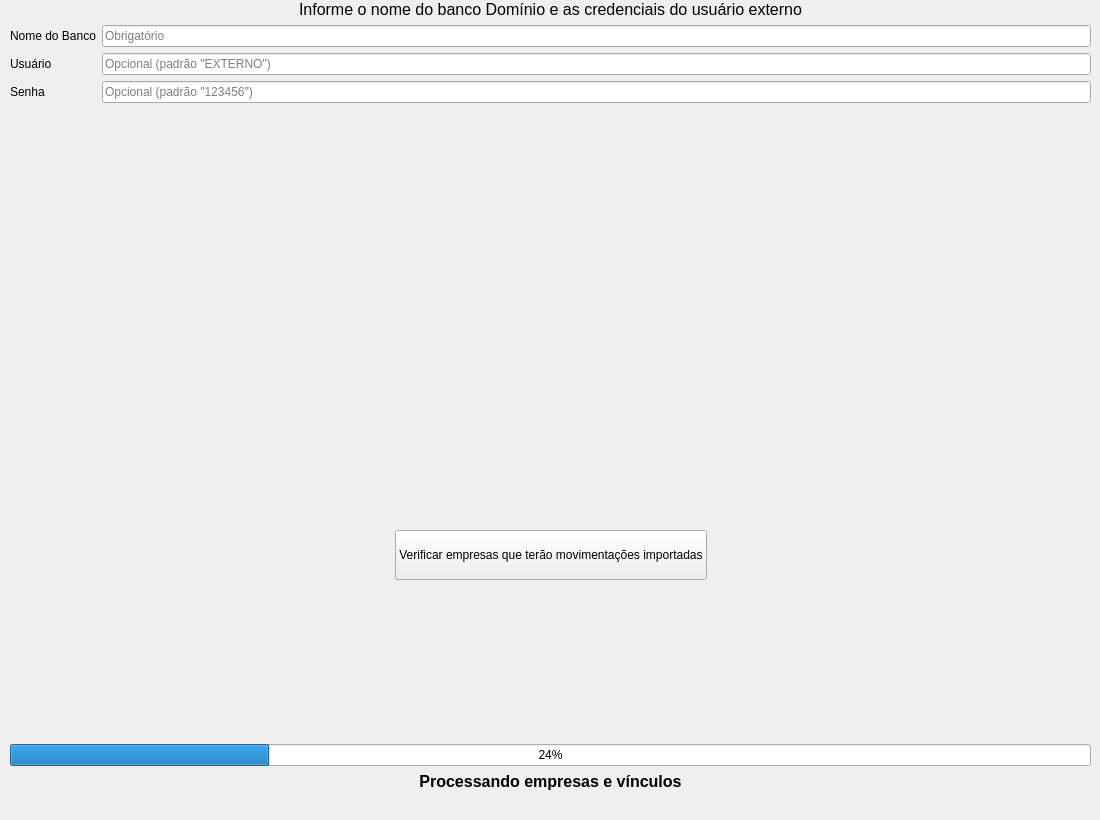
        <widget class="QWidget" name="tab">
         <attribute name="title">
          <string>Conexão com empresas Domínio</string>
         </attribute>
         <widget class="QWidget" name="layoutWidget_8">
          <property name="geometry">
           <rect>
            <x>10</x>
            <y>0</y>
            <width>1081</width>
            <height>491</height>
           </rect>
          </property>
          <layout class="QFormLayout" name="box_input_information_14">
           <item row="0" column="0" colspan="2">
            <widget class="QLabel" name="label__title_14">
             <property name="font">
              <font>
               <pointsize>12</pointsize>
              </font>
             </property>
             <property name="text">
              <string>Informe o nome do banco Domínio e as credenciais do usuário externo</string>
             </property>
             <property name="alignment">
              <set>Qt::AlignCenter</set>
             </property>
            </widget>
           </item>
           <item row="2" column="0">
            <widget class="QLabel" name="label__database_name_14">
             <property name="text">
              <string>Nome do Banco</string>
             </property>
            </widget>
           </item>
           <item row="2" column="1">
            <widget class="QLineEdit" name="textboxBancoDominio">
             <property name="placeholderText">
              <string>Obrigatório</string>
             </property>
            </widget>
           </item>
           <item row="4" column="0">
            <widget class="QLabel" name="label__username_folhamatic_14">
             <property name="text">
              <string>Usuário</string>
             </property>
            </widget>
           </item>
           <item row="4" column="1">
            <widget class="QLineEdit" name="textboxUsuarioExterno">
             <property name="placeholderText">
              <string>Opcional (padrão &quot;EXTERNO&quot;)</string>
             </property>
            </widget>
           </item>
           <item row="5" column="0">
            <widget class="QLabel" name="label__password_folhamatic_14">
             <property name="text">
              <string>Senha</string>
             </property>
            </widget>
           </item>
           <item row="5" column="1">
            <widget class="QLineEdit" name="textboxSenhaExterno">
             <property name="placeholderText">
              <string>Opcional (padrão &quot;123456&quot;)</string>
             </property>
            </widget>
           </item>
           <item row="15" column="1">
            <layout class="QHBoxLayout" name="horizontalLayout_43"/>
           </item>
           <item row="20" column="0">
            <spacer name="horizontalSpacer_47">
             <property name="orientation">
              <enum>Qt::Horizontal</enum>
             </property>
             <property name="sizeHint" stdset="0">
              <size>
               <width>40</width>
               <height>30</height>
              </size>
             </property>
            </spacer>
           </item>
           <item row="30" column="1">
            <layout class="QHBoxLayout" name="horizontalLayout_44"/>
           </item>
          </layout>
         </widget>
         <widget class="QWidget" name="layoutWidget_17">
          <property name="geometry">
           <rect>
            <x>10</x>
            <y>520</y>
            <width>1081</width>
            <height>291</height>
           </rect>
          </property>
          <layout class="QVBoxLayout" name="box__action_progress_15" stretch="0,0,0,0,0">
           <property name="sizeConstraint">
            <enum>QLayout::SetMaximumSize</enum>
           </property>
           <property name="topMargin">
            <number>10</number>
           </property>
           <item>
            <layout class="QHBoxLayout" name="horizontalLayout_46">
             <item>
              <spacer name="horizontalSpacer_50">
               <property name="orientation">
                <enum>Qt::Horizontal</enum>
               </property>
               <property name="sizeHint" stdset="0">
                <size>
                 <width>40</width>
                 <height>20</height>
                </size>
               </property>
              </spacer>
             </item>
             <item>
              <widget class="QPushButton" name="buttonRelacionaEmpresas">
               <property name="enabled">
                <bool>true</bool>
               </property>
               <property name="sizePolicy">
                <sizepolicy hsizetype="Fixed" vsizetype="Minimum">
                 <horstretch>0</horstretch>
                 <verstretch>0</verstretch>
                </sizepolicy>
               </property>
               <property name="minimumSize">
                <size>
                 <width>300</width>
                 <height>50</height>
                </size>
               </property>
               <property name="maximumSize">
                <size>
                 <width>16777215</width>
                 <height>16777215</height>
                </size>
               </property>
               <property name="text">
                <string>Verificar empresas que terão movimentações importadas</string>
               </property>
              </widget>
             </item>
             <item>
              <spacer name="horizontalSpacer_51">
               <property name="orientation">
                <enum>Qt::Horizontal</enum>
               </property>
               <property name="sizeHint" stdset="0">
                <size>
                 <width>40</width>
                 <height>20</height>
                </size>
               </property>
              </spacer>
             </item>
            </layout>
           </item>
           <item>
            <spacer name="verticalSpacer_28">
             <property name="orientation">
              <enum>Qt::Vertical</enum>
             </property>
             <property name="sizeType">
              <enum>QSizePolicy::Expanding</enum>
             </property>
             <property name="sizeHint" stdset="0">
              <size>
               <width>10</width>
               <height>20</height>
              </size>
             </property>
            </spacer>
           </item>
           <item>
            <widget class="QProgressBar" name="progressbar__VI">
             <property name="sizePolicy">
              <sizepolicy hsizetype="Minimum" vsizetype="Fixed">
               <horstretch>0</horstretch>
               <verstretch>0</verstretch>
              </sizepolicy>
             </property>
             <property name="value">
              <number>24</number>
             </property>
            </widget>
           </item>
           <item>
            <widget class="QLabel" name="label__action_progress_VI">
             <property name="sizePolicy">
              <sizepolicy hsizetype="Minimum" vsizetype="Fixed">
               <horstretch>0</horstretch>
               <verstretch>0</verstretch>
              </sizepolicy>
             </property>
             <property name="font">
              <font>
               <pointsize>12</pointsize>
               <weight>75</weight>
               <bold>true</bold>
              </font>
             </property>
             <property name="text">
              <string>Processando empresas e vínculos</string>
             </property>
             <property name="alignment">
              <set>Qt::AlignCenter</set>
             </property>
            </widget>
           </item>
           <item>
            <spacer name="verticalSpacer_29">
             <property name="orientation">
              <enum>Qt::Vertical</enum>
             </property>
             <property name="sizeType">
              <enum>QSizePolicy::Fixed</enum>
             </property>
             <property name="sizeHint" stdset="0">
              <size>
               <width>10</width>
               <height>20</height>
              </size>
             </property>
            </spacer>
           </item>
          </layout>
         </widget>
        </widget>
